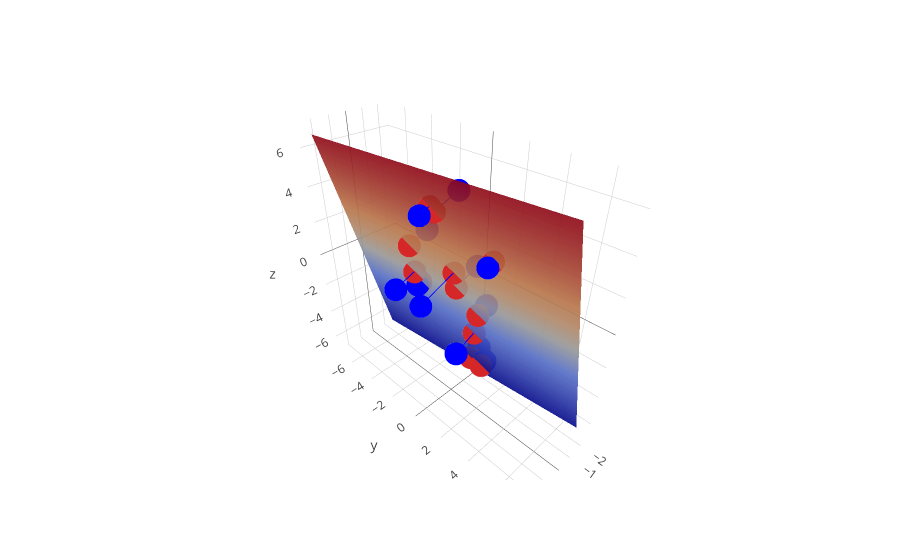

Notebook code for this chart:
### Markdown cell above
Let's look at what PCA gives us

### Code cell
# fit PCA
pca = PCA(n_components=2)
pca.fit(X)

# get grid for visualizing plane
z1 = np.linspace(-7,7,100)
z2 = np.linspace(-7,7,100)
z1grid, z2grid = np.meshgrid(z1, z2)
Zgrid = np.concatenate((z1grid.flatten()[:,None],z2grid.flatten()[:,None]),axis=1)
Xgrid = pca.inverse_transform(Zgrid)
Xgrid_re = np.reshape(Xgrid, (100,100,3))

# get reconstructions of original points
Z = pca.transform(X)
Xhat = pca.inverse_transform(Z)

traces1 = []
for i in range(n):
    traces1.append(go.Scatter3d(x=(X[i,0],Xhat[i,0]), y=(X[i,1],Xhat[i,1]), z=(X[i,2],Xhat[i,2]), marker = dict(
        color = 'blue'
    )))

trace2 = go.Surface(x=Xgrid_re[:,:,0], y=Xgrid_re[:,:,1], z=Xgrid_re[:,:,2], showscale=False, opacity=0.9)

trace3 = go.Scatter3d(x=Xhat[:,0], y=Xhat[:,1], z=Xhat[:,2], mode='markers')

data =  traces1 + [trace2, trace3]

layout = go.Layout(showlegend=False)

fig = go.Figure(data=data, layout=layout)
iplot(fig)

### Figure 1 — Plotly figure (JSON) as saved in the notebook; plotly's stock layout.template omitted (floating-point values rounded to 4 significant figures; data arrays with more than 128 entries replaced by an {"elided": "..."} marker saying what was removed)
{"data": [{"marker": {"color": "blue"}, "type": "scatter3d", "x": [-2.444, -1.629], "y": [-0.09481, -0.03212], "z": [-5.522, -5.753]}, {"marker": {"color": "blue"}, "type": "scatter3d", "x": [-2.112, -1.75], "y": [0.6719, 0.6998], "z": [-5.878, -5.981]}, {"marker": {"color": "blue"}, "type": "scatter3d", "x": [-1.594, 0.0541], "y": [0.2411, 0.3678], "z": [0.7579, 0.2905]}, {"marker": {"color": "blue"}, "type": "scatter3d", "x": [-1.122, -0.415], "y": [1.374, 1.428], "z": [-0.8753, -1.076]}, {"marker": {"color": "blue"}, "type": "scatter3d", "x": [-0.6022, 0.7028], "y": [-2.37, -2.269], "z": [2.233, 1.863]}, {"marker": {"color": "blue"}, "type": "scatter3d", "x": [-0.2681, 1.327], "y": [0.1615, 0.2842], "z": [5.209, 4.756]}, {"marker": {"color": "blue"}, "type": "scatter3d", "x": [0.2121, -0.01923], "y": [-2.349, -2.367], "z": [-0.7753, -0.7097]}, {"marker": {"color": "blue"}, "type": "scatter3d", "x": [0.6096, -0.8871], "y": [0.9351, 0.82], "z": [-3.33, -2.905]}, {"marker": {"color": "blue"}, "type": "scatter3d", "x": [1.057, 0.6851], "y": [3.117, 3.088], "z": [3.147, 3.253]}, {"marker": {"color": "blue"}, "type": "scatter3d", "x": [1.596, 0.1821], "y": [-2.479, -2.588], "z": [-0.4606, -0.05966]}, {"marker": {"color": "blue"}, "type": "scatter3d", "x": [2.04, 1.402], "y": [0.128, 0.07895], "z": [4.783, 4.964]}, {"marker": {"color": "blue"}, "type": "scatter3d", "x": [2.63, 0.3478], "y": [0.6644, 0.4889], "z": [0.7116, 1.359]}, {"opacity": 0.9, "showscale": false, "type": "surface", "x": {"elided": "100x100 float values"}, "y": {"elided": "100x100 float values"}, "z": {"elided": "100x100 float values"}}, {"mode": "markers", "type": "scatter3d", "x": [-1.629, -1.75, 0.0541, -0.415, 0.7028, 1.327, -0.01923, -0.8871, 0.6851, 0.1821, 1.402, 0.3478], "y": [-0.03212, 0.6998, 0.3678, 1.428, -2.269, 0.2842, -2.367, 0.82, 3.088, -2.588, 0.07895, 0.4889], "z": [-5.753, -5.981, 0.2905, -1.076, 1.863, 4.756, -0.7097, -2.905, 3.253, -0.05966, 4.964, 1.359]}], "layout": {"showlegend": false}}
